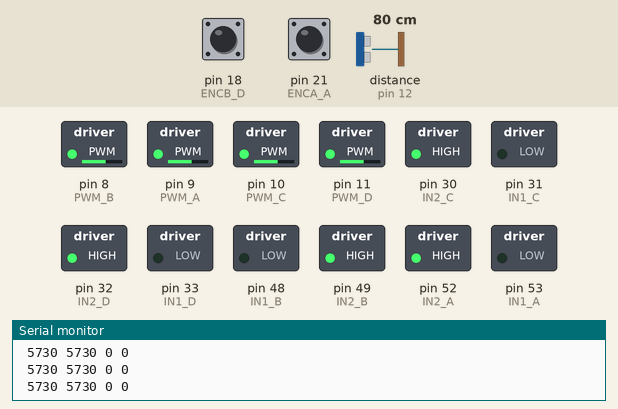
This sketch was run on a simulated Arduino Mega 2560, built with avr-gcc and run on an emulated ATmega2560. Parts: switched loads named in the sketch (green lamp = pin HIGH), the last lines printed to the serial monitor. Wiring (inferred from the names in the program): ultrasonic range finder: trigger pin 13; echo pin 12. Inputs (shaded band) come from the test bench; at power-on: distance to the obstacle (sensor on pin 12) 80 cm, pin 18 (ENCB_D) HIGH, pin 21 (ENCA_A) HIGH. The echo pulse lasts 58.3 µs per cm; pins used as bus, display or sensor lines are not drawn.

Above: at 1.3 s.
1.4 s: distance to the obstacle (sensor on pin 12) set to 54 cm
4.4 s: distance to the obstacle (sensor on pin 12) set to 46 cm
At 4.9 s:
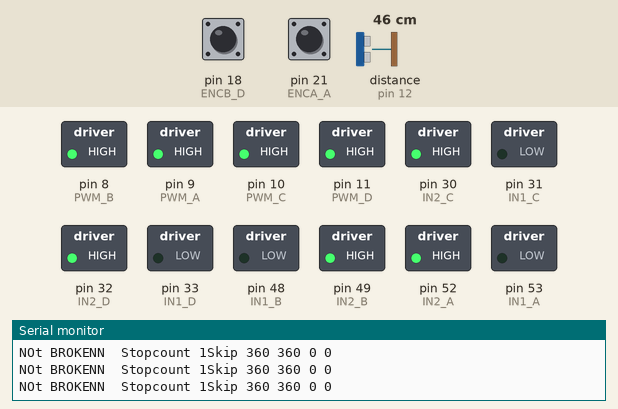
Timing chart, 0 to 7.4 s (numbered marks = the images above; inputs shaded):
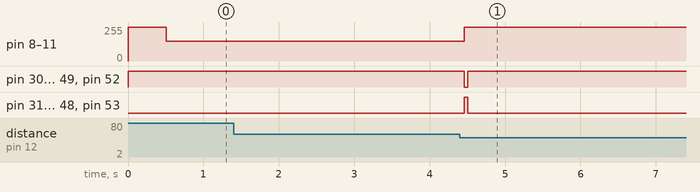

The sketch:

Proxmity_sencor_with_rotary_encoder.ino
```cpp
//Motor Set A
#define ENCA_A 21 // YELLOW
#define ENCB_A 20 // WHITE
#define PWM_A 9
#define IN2_A 52
#define IN1_A 53
#define PWM_B 8
#define IN2_B 49
#define IN1_B 48

//Motor Set b
#define ENCA_D 19// YELLOW
#define ENCB_D 18 // WHITE
#define PWM_D 11
#define IN2_D 32
#define IN1_D 33
#define PWM_C 10
#define IN2_C 30
#define IN1_C 31

#define trigPin 13
#define echoPin 12

int maxpower = 150;
int minpower = 100;

int pos_A = 0;
long prevT_A = 0;
float eprev_A = 0;
float eintegral_A = 0;
long pos_D = 0;
long prevT_D = 0;
float eprev_D = 0;
float eintegral_D = 0;

  // PID constants
float kp_A = 0.08;
float kd_A = 0.02;
float ki_A = 0;

float kp_D = 0.08;
float kd_D = 0.02;
float ki_D = 0;

int count=0;
int stopcount = 0;

float duration, distance;

int StopPos = 0;

void setup() {
  Serial.begin(9600);
  pinMode(ENCA_A,INPUT_PULLUP);
  pinMode(ENCB_A,INPUT_PULLUP);
  pinMode(PWM_A, OUTPUT);
  pinMode(IN1_A, OUTPUT);
  pinMode(IN2_A, OUTPUT);
  pinMode(PWM_B, OUTPUT);
  pinMode(IN1_B, OUTPUT);
  pinMode(IN2_B, OUTPUT);

  pinMode(ENCA_D,INPUT_PULLUP);
  pinMode(ENCB_D,INPUT_PULLUP);
  pinMode(PWM_D, OUTPUT);
  pinMode(IN1_D, OUTPUT);
  pinMode(IN2_D, OUTPUT);
  pinMode(PWM_C, OUTPUT);
  pinMode(IN1_C, OUTPUT);
  pinMode(IN2_C, OUTPUT);

  attachInterrupt(digitalPinToInterrupt(ENCA_A),readEncoder_A,RISING);
  attachInterrupt(digitalPinToInterrupt(ENCB_D),readEncoder_D,RISING);

  pinMode(trigPin, OUTPUT);
  pinMode(echoPin, INPUT);
}


void loop() {
  DriveStright(1910*3,1910*3); // stright for 3 meters
  delay(1000);
  DriveTurn(-1305,1305); // 90 degree left turn
  delay(1000);
  DriveStright(1910,1910);
  delay(1000);
  DriveTurn(-1305,1305);
}

bool checkfront(){
  digitalWrite(trigPin, LOW);
  delayMicroseconds(2);
  digitalWrite(trigPin, HIGH);
  delayMicroseconds(10);
  digitalWrite(trigPin, LOW);

  // Measure the response from the HC-SR04 Echo Pin

  duration = pulseIn(echoPin, HIGH);

  // Determine distance from duration
  // Use 343 metres per second as speed of sound

  distance = (duration / 2) * 0.0343;

  // Send results to Serial Monitor

  if (distance >= 400 || distance <= 2) {
     Serial.println("Out of range");
     return false;
  }
  else if (distance < 50){
    return true;
    Serial.print(distance);
    Serial.println(" cm");
  }else{
    return false;
    }


  }
void setMotor(int dir, int pwmVal, int pwm, int in1, int in2){
  analogWrite(pwm,pwmVal);
  if(dir == 1){
    digitalWrite(in1,HIGH);
    digitalWrite(in2,LOW);
  }
  else if(dir == -1){
    digitalWrite(in1,LOW);
    digitalWrite(in2,HIGH);
  }
  else{
    digitalWrite(in1,LOW);
    digitalWrite(in2,LOW);
  }
}


void DriveStright (int target_a, int target_b){

  int e_A = pos_A-target_a;
  int e_D = pos_D-target_b;
  unsigned long currentTime = millis();


  while (fabs(e_A) >= 0 or fabs(e_D) >= 0 ){
    long currT_A = micros();
    float deltaT_A = ((float) (currT_A - prevT_A))/( 1.0e6 );
    prevT_A = currT_A;

    long currT_D = micros();
    float deltaT_D = ((float) (currT_D - prevT_D))/( 1.0e6 );
    prevT_D = currT_D;

    // error
    e_A = pos_A-target_a;
    e_D = pos_D-target_b;

    // derivative
    float dedt_A = (e_A-eprev_A)/(deltaT_A);
    float dedt_D = (e_D-eprev_D)/(deltaT_D);

    // integral
    eintegral_A = eintegral_A + e_A*deltaT_A;
    eintegral_D = eintegral_D + e_D*deltaT_D;

    // control signal
    float u_A = kp_A*e_A + kd_A*dedt_A + ki_A*eintegral_A;
    float u_D = kp_D*e_D + kd_D*dedt_D + ki_D*eintegral_D;

    // motor power
    float pwr_A  = fabs(u_A );
    if( pwr_A  > maxpower ){
      pwr_A  = maxpower;
    }
    else if ( pwr_A < minpower){
      pwr_A = minpower;
    }


    float pwr_D = fabs(u_D);
    if( pwr_D > maxpower ){
      pwr_D = maxpower;
    }
    else if ( pwr_D < minpower){
      pwr_D = minpower;
    }

    //motor direction
    int dir_A = 1;
    if(u_A<0){
      dir_A = -1;
    }

     int dir_D = 1;
     if(u_D<0){
      dir_D = -1;
     }

     if (checkfront()==true){
      Serial.print(stopcount);
      if(stopcount == 0 ){
        StopPos = pos_A+360;
        stopcount++;
        }
      Break(StopPos,StopPos);
      continue;
      }

     while (millis()- currentTime < 500){  //move at max speed to overcome static friction
        setMotor(dir_A,255,PWM_A,IN1_A,IN2_A);
        setMotor(dir_A,255,PWM_B,IN1_B,IN2_B);
        setMotor(dir_D,255,PWM_D,IN1_D,IN2_D);
        setMotor(dir_D,255,PWM_C,IN1_C,IN2_C);
        Serial.print(" ");
        Serial.print(target_a);
        Serial.print(" ");
        Serial.print(target_b);
        Serial.print(" ");
        Serial.print(pos_A);
        Serial.print(" ");
        Serial.print(pos_D);
        Serial.println();
     }
     setMotor(dir_A,pwr_A,PWM_A,IN1_A,IN2_A);
     setMotor(dir_A,pwr_A,PWM_B,IN1_B,IN2_B);
     setMotor(dir_D,pwr_D,PWM_D,IN1_D,IN2_D);
     setMotor(dir_D,pwr_D,PWM_C,IN1_C,IN2_C);
     // store previous error
     eprev_A = e_A;
     eprev_D = e_D;

     Serial.print(" ");
     Serial.print(target_a);
     Serial.print(" ");
     Serial.print(target_b);
     Serial.print(" ");
     Serial.print(pos_A);
     Serial.print(" ");
     Serial.print(pos_D);
     Serial.println();

     if (fabs(e_A) < 10 or fabs(e_D) < 10 ){
       break;
     }

     //if (fabs(e_A) < fabs(target_a * 0.1) and fabs(e_D) < fabs(target_b * 0.1) ){
      // break;
     //}

  }
  pos_A=0;
  pos_D=0;

  setMotor(0,0,PWM_A,IN1_A,IN2_A);
  setMotor(0,0,PWM_B,IN1_B,IN2_B);
  setMotor(0,0,PWM_D,IN1_D,IN2_D);
  setMotor(0,0,PWM_C,IN1_C,IN2_C);
}

void DriveTurn (int target_a, int target_b){

  int e_A = pos_A-target_a;
  int e_D = pos_D-target_b;
  unsigned long currentTime = millis();


  while (fabs(e_A) >= 0 or fabs(e_D) >= 0 ){
    long currT_A = micros();
    float deltaT_A = ((float) (currT_A - prevT_A))/( 1.0e6 );
    prevT_A = currT_A;

    long currT_D = micros();
    float deltaT_D = ((float) (currT_D - prevT_D))/( 1.0e6 );
    prevT_D = currT_D;

    // error
    e_A = pos_A-target_a;
    e_D = pos_D-target_b;

    // derivative
    float dedt_A = (e_A-eprev_A)/(deltaT_A);
    float dedt_D = (e_D-eprev_D)/(deltaT_D);

    // integral
    eintegral_A = eintegral_A + e_A*deltaT_A;
    eintegral_D = eintegral_D + e_D*deltaT_D;

    // control signal
    float u_A = kp_A*e_A + kd_A*dedt_A + ki_A*eintegral_A;
    float u_D = kp_D*e_D + kd_D*dedt_D + ki_D*eintegral_D;

    //motor direction
    int dir_A = 1;
    if(u_A<0){
      dir_A = -1;
    }

     int dir_D = 1;
     if(u_D<0){
      dir_D = -1;
     }


     setMotor(dir_A,255,PWM_A,IN1_A,IN2_A);
     setMotor(dir_A,255,PWM_B,IN1_B,IN2_B);
     setMotor(dir_D,255,PWM_D,IN1_D,IN2_D);
     setMotor(dir_D,255,PWM_C,IN1_C,IN2_C);
     // store previous error
     eprev_A = e_A;
     eprev_D = e_D;

     Serial.print(" ");
     Serial.print(target_a);
     Serial.print(" ");
     Serial.print(target_b);
     Serial.print(" ");
     Serial.print(pos_A);
     Serial.print(" ");
     Serial.print(pos_D);
     Serial.println();

     if (fabs(e_A) < 10 or fabs(e_D) < 10 ){
       break;
     }


  }
  pos_A=0;
  pos_D=0;

  setMotor(0,0,PWM_A,IN1_A,IN2_A);
  setMotor(0,0,PWM_B,IN1_B,IN2_B);
  setMotor(0,0,PWM_D,IN1_D,IN2_D);
  setMotor(0,0,PWM_C,IN1_C,IN2_C);
}

void Break (int target_a, int target_b){

  int e_A = pos_A-target_a;
  int e_D = pos_D-target_b;
  unsigned long currentTime = millis();


  while (fabs(e_A) >= 0 or fabs(e_D) >= 0 ){
    long currT_A = micros();
    float deltaT_A = ((float) (currT_A - prevT_A))/( 1.0e6 );
    prevT_A = currT_A;

    long currT_D = micros();
    float deltaT_D = ((float) (currT_D - prevT_D))/( 1.0e6 );
    prevT_D = currT_D;

    // error
    e_A = pos_A-target_a;
    e_D = pos_D-target_b;

    // derivative
    float dedt_A = (e_A-eprev_A)/(deltaT_A);
    float dedt_D = (e_D-eprev_D)/(deltaT_D);

    // integral
    eintegral_A = eintegral_A + e_A*deltaT_A;
    eintegral_D = eintegral_D + e_D*deltaT_D;

    // control signal
    float u_A = kp_A*e_A + kd_A*dedt_A + ki_A*eintegral_A;
    float u_D = kp_D*e_D + kd_D*dedt_D + ki_D*eintegral_D;

    //motor direction
    int dir_A = 1;
    if(u_A<0){
      dir_A = -1;
    }

     int dir_D = 1;
     if(u_D<0){
      dir_D = -1;
     }

     Serial.print(" Stopcount ");
     Serial.print(stopcount);
     Serial.print("Skip");
     Serial.print(" ");
     Serial.print(target_a);
     Serial.print(" ");
     Serial.print(target_b);
     Serial.print(" ");
     Serial.print(pos_A);
     Serial.print(" ");
     Serial.print(pos_D);
     Serial.println();

     if (fabs(e_A) < 20 and fabs(e_D) < 20 ){
       break;
     }

     Serial.print("NOt BROKENN ");

     setMotor(dir_A,255,PWM_A,IN1_A,IN2_A);
     setMotor(dir_A,255,PWM_B,IN1_B,IN2_B);
     setMotor(dir_D,255,PWM_D,IN1_D,IN2_D);
     setMotor(dir_D,255,PWM_C,IN1_C,IN2_C);
     // store previous error
     eprev_A = e_A;
     eprev_D = e_D;


  }

  setMotor(0,0,PWM_A,IN1_A,IN2_A);
  setMotor(0,0,PWM_B,IN1_B,IN2_B);
  setMotor(0,0,PWM_D,IN1_D,IN2_D);
  setMotor(0,0,PWM_C,IN1_C,IN2_C);
}


void readEncoder_A(){
  int b_A = digitalRead(ENCB_A);
  if(b_A > 0){
    pos_A++;
  }
  else{
    pos_A--;
  }
}

void readEncoder_D(){
  int b_D = digitalRead(ENCA_D);
  if(b_D > 0){
    pos_D++;
  }
  else{
    pos_D--;
  }
}
```

Measured:
- the behaviour switches between 51 and 50 cm on distance to the obstacle (sensor on pin 12) (found by bisection; images 0 and 1)
- after the input at 4.4 s, pin 8 (PWM_B), pin 9 (PWM_A), pin 10 (PWM_C), pin 11 (PWM_D): 150/255 → 255/255 after 0.06 s; pin 30 (IN2_C), pin 32 (IN2_D), pin 49 (IN2_B), pin 52 (IN2_A): HIGH → LOW after 0.06 s, → HIGH 0.04 s later; pin 31 (IN1_C), pin 33 (IN1_D), pin 48 (IN1_B), pin 53 (IN1_A): LOW → HIGH after 0.06 s, → LOW 0.04 s later
